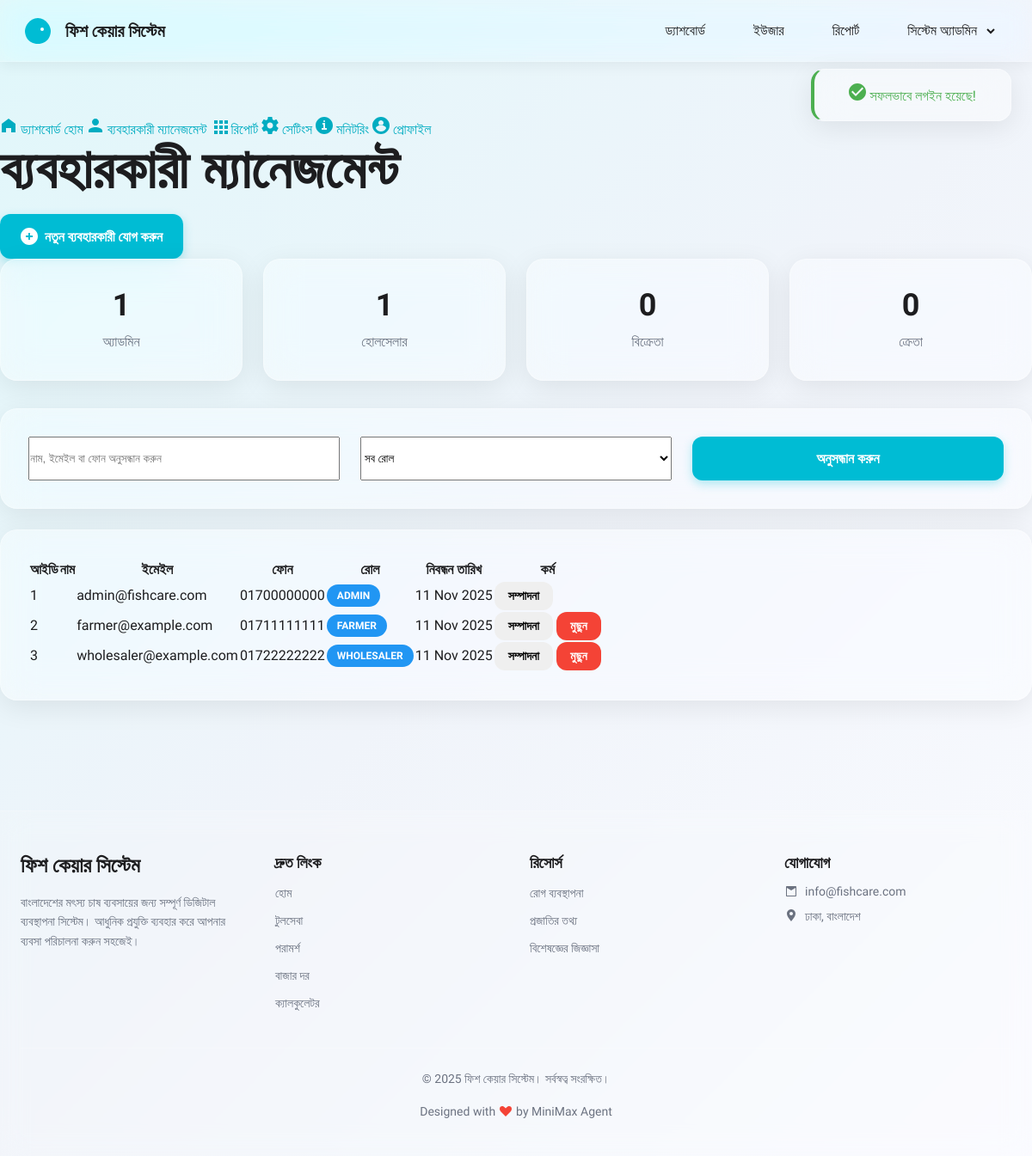
The app's page /pages/dashboard/admin/users.php (signed in) with its own data.
### tables this page shows
CREATE TABLE users (
    id INT AUTO_INCREMENT PRIMARY KEY,
    username VARCHAR(100) UNIQUE NOT NULL,
    email VARCHAR(255) UNIQUE NOT NULL,
    password VARCHAR(255) NOT NULL,  
    role ENUM('admin', 'wholesaler', 'seller', 'customer', 'farmer', 'visitor') NOT NULL DEFAULT 'visitor',
    full_name VARCHAR(255) NOT NULL,
    phone VARCHAR(20),
    division_id INT,
    district_id INT,
    upazila_id INT,
    address TEXT,
    status ENUM('active', 'inactive', 'suspended') DEFAULT 'active',
    created_at TIMESTAMP DEFAULT CURRENT_TIMESTAMP,
    updated_at TIMESTAMP DEFAULT CURRENT_TIMESTAMP ON UPDATE CURRENT_TIMESTAMP,
    INDEX idx_role (role),
    INDEX idx_email (email),
    INDEX idx_status (status)
);

### includes/functions.php (called while the page is built, shortened)
<?php
function escape($str) {
    return htmlspecialchars($str, ENT_QUOTES, 'UTF-8');
}
function getUserId() {
    return $_SESSION['user_id'] ?? null;
}

### pages/dashboard/admin/users.php (the view, shortened to what this page needs)
<?php
$db = getDB();
$searchQuery = $_GET['search'] ?? '';
$query = "SELECT * FROM users WHERE 1=1";
$params = [];
$query .= " ORDER BY created_at DESC";
$stmt = $db->prepare($query);
$stmt->execute($params);
$users = $stmt->fetchAll();
$stmt = $db->query("SELECT role, COUNT(*) as count FROM users GROUP BY role");
$roleStats = $stmt->fetchAll(PDO::FETCH_KEY_PAIR);
include_once __DIR__ . '/../../../includes/header.php';
?>
<div class="dashboard-layout">
    <aside class="dashboard-sidebar">
        <div class="sidebar-content">
            <nav class="sidebar-nav">
                <a href="index.php" class="nav-item">
                    <svg width="20" height="20" viewBox="0 0 20 20" fill="currentColor"><path d="M10 2L2 8V18H7V13H13V18H18V8L10 2Z"/></svg>
                    <span>ড্যাশবোর্ড হোম</span>
                </a>
                <a href="users.php" class="nav-item active">
                    <svg width="20" height="20" viewBox="0 0 20 20" fill="currentColor"><path d="M14 6C14 8.21 12.21 10 10 10C7.79 10 6 8.21 6 6C6 3.79 7.79 2 10 2C12.21 2 14 3.79 14 6ZM2 18V16C2 13.34 7.33 12 10 12C12.67 12 18 13.34 18 16V18H2Z"/></svg>
                    <span>ব্যবহারকারী ম্যানেজমেন্ট</span>
                </a>
                <a href="reports.php" class="nav-item">
                    <svg width="20" height="20" viewBox="0 0 20 20" fill="currentColor"><path d="M4 4H8V8H4V4ZM10 4H14V8H10V4ZM16 4H20V8H16V4ZM4 10H8V14H4V10ZM10 10H14V14H10V10ZM16 10H20V14H16V10ZM4 16H8V20H4V16ZM10 16H14V20H10V16ZM16 16H20V20H16V16Z"/></svg>
                    <span>রিপোর্ট</span>
                </a>
                <a href="settings.php" class="nav-item">
                    <span>সেটিংস</span>
                </a>
                <a href="monitoring.php" class="nav-item">
                    <svg width="20" height="20" viewBox="0 0 20 20" fill="currentColor"><path d="M10 0C4.48 0 0 4.48 0 10C0 15.52 4.48 20 10 20C15.52 20 20 15.52 20 10C20 4.48 15.52 0 10 0ZM10 4C10.55 4 11 4.45 11 5C11 5.55 10.55 6 10 6C9.45 6 9 5.55 9 5C9 4.45 9.45 4 10 4ZM13 15H7V13H9V9H8V7H11V13H13V15Z"/></svg>
                    <span>মনিটরিং</span>
                </a>
                <a href="profile.php" class="nav-item">
                    <span>প্রোফাইল</span>
                </a>
            </nav>
        </div>
    </aside>
    <main class="dashboard-content">
        <div class="dashboard-header">
            <h1>ব্যবহারকারী ম্যানেজমেন্ট</h1>
            <button class="btn btn-primary" onclick="showAddUserModal()">
                <svg width="20" height="20" viewBox="0 0 20 20" fill="currentColor"><path d="M10 0C4.48 0 0 4.48 0 10C0 15.52 4.48 20 10 20C15.52 20 20 15.52 20 10C20 4.48 15.52 0 10 0ZM14 11H11V14H9V11H6V9H9V6H11V9H14V11Z"/></svg>
                নতুন ব্যবহারকারী যোগ করুন
            </button>
        </div>
        <div class="grid grid-4 mb-8">
            <?php foreach(['admin' => 'অ্যাডমিন', 'wholesaler' => 'হোলসেলার', 'seller' => 'বিক্রেতা', 'customer' => 'ক্রেতা'] as $role => $label): ?>
            <div class="glass-card data-card">
                <div class="data-card-value text-primary"><?php echo $roleStats[$role] ?? 0; ?></div>
                <div class="data-card-label"><?php echo $label; ?></div>
            </div>
            <?php endforeach; ?>
        </div>
        <div class="glass-card mb-6">
            <form method="GET" class="filter-form">
                <div class="grid grid-3">
                    <input type="text" name="search" placeholder="নাম, ইমেইল বা ফোন অনুসন্ধান করুন" value="<?php echo escape($searchQuery); ?>" class="form-control">
                    <select name="role" class="form-control">
                        <option value="">সব রোল</option>
                    </select>
                    <button type="submit" class="btn btn-primary">অনুসন্ধান করুন</button>
                </div>
            </form>
        </div>
        <div class="glass-card">
            <div class="table-responsive">
                <table class="table">
                    <thead>
                        <tr>
                            <th>আইডি</th>
                            <th>নাম</th>
                            <th>ইমেইল</th>
                            <th>ফোন</th>
                            <th>রোল</th>
                            <th>নিবন্ধন তারিখ</th>
                            <th>কর্ম</th>
                        </tr>
                    </thead>
                    <tbody>
                        <?php foreach($users as $user): ?>
                        <tr>
                            <td><?php echo $user['id']; ?></td>
                            <td><?php echo escape($user['name']); ?></td>
                            <td><?php echo escape($user['email']); ?></td>
                            <td><?php echo escape($user['phone'] ?? 'N/A'); ?></td>
                            <td><span class="badge badge-info"><?php echo escape($user['role']); ?></span></td>
                            <td><?php echo date('d M Y', strtotime($user['created_at'])); ?></td>
                            <td>
                                <button onclick="editUser(<?php echo $user['id']; ?>, '<?php echo escape($user['role']); ?>')" class="btn btn-sm btn-info">সম্পাদনা</button>
                                <?php if ($user['id'] != getUserId()): ?>
                                <form method="POST" style="display:inline;" onsubmit="return confirm('আপনি কি নিশ্চিত?');">
                                    <button type="submit" class="btn btn-sm btn-danger">মুছুন</button>
                                </form>
                                <?php endif; ?>
                            </td>
                        </tr>
                        <?php endforeach; ?>
                    </tbody>
                </table>
            </div>
        </div>
    </main>
</div>
<?php include_once __DIR__ . '/../../../includes/footer.php'; ?>

### records on screen
users: id "1", email "admin@fishcare.com", phone "01700000000", role "ADMIN", created_at "11 Nov 2025"
users: id "2", email "farmer@example.com", phone "01711111111", role "FARMER", created_at "11 Nov 2025"
users: id "3", email "wholesaler@example.com", phone "01722222222", role "WHOLESALER", created_at "11 Nov 2025"

### other values on screen
getUserName() "সিস্টেম অ্যাডমিন"
$success "সফলভাবে লগইন হয়েছে!"
$roleStats[$role] "1"
$label "অ্যাডমিন"
$label "হোলসেলার"
$roleStats[$role] "0"
$label "বিক্রেতা"
$label "ক্রেতা"
SITE_EMAIL "info@fishcare.com"
